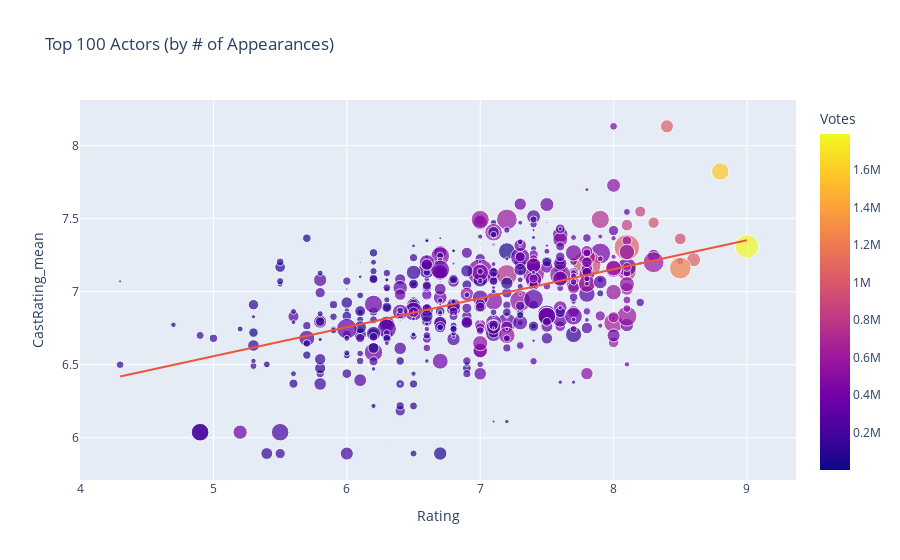

Write notebook code for a chart like this one.
### Code cell
fig = px.scatter(
    data_frame=dfCS,
    x="Rating", y="CastRating_mean",
    size='Revenue', color='Votes',
    # x="Metascore", y="CastMetascore_mean",
    trendline='ols',
    title='Top 100 Actors (by # of Appearances)',
)
olsResults = px.get_trendline_results(fig)
fig.show()
olsResults.px_fit_results.iloc[0].summary2()

### Figure 1 — Plotly figure (JSON) as saved in the notebook; plotly's stock layout.template omitted (floating-point values rounded to 4 significant figures; data arrays with more than 128 entries replaced by an {"elided": "..."} marker saying what was removed)
{"data": [{"hovertemplate": "Rating=%{x}<br>CastRating_mean=%{y}<br>Revenue=%{marker.size}<br>Votes=%{marker.color}<extra></extra>", "legendgroup": "", "marker": {"color": {"elided": "516 int values"}, "coloraxis": "coloraxis", "size": {"elided": "516 float values"}, "sizemode": "area", "sizeref": 1.901, "symbol": "circle"}, "mode": "markers", "name": "", "orientation": "v", "showlegend": false, "type": "scatter", "x": {"elided": "516 float values"}, "xaxis": "x", "y": {"elided": "516 float values"}, "yaxis": "y"}, {"hovertemplate": "<b>OLS trendline</b><br>CastRating_mean = 0.198485 * Rating + 5.56527<br>R<sup>2</sup>=0.218573<br><br>Rating=%{x}<br>CastRating_mean=%{y} <b>(trend)</b><extra></extra>", "legendgroup": "", "marker": {"symbol": "circle"}, "mode": "lines", "name": "", "showlegend": false, "type": "scatter", "x": {"elided": "516 float values"}, "xaxis": "x", "y": {"elided": "516 float values"}, "yaxis": "y"}], "layout": {"coloraxis": {"colorbar": {"title": {"text": "Votes"}}, "colorscale": [[0, "#0d0887"], [0.1111, "#46039f"], [0.2222, "#7201a8"], [0.3333, "#9c179e"], [0.4444, "#bd3786"], [0.5556, "#d8576b"], [0.6667, "#ed7953"], [0.7778, "#fb9f3a"], [0.8889, "#fdca26"], [1, "#f0f921"]]}, "legend": {"itemsizing": "constant", "tracegroupgap": 0}, "title": {"text": "Top 100 Actors (by # of Appearances)"}, "xaxis": {"anchor": "y", "domain": [0, 1], "title": {"text": "Rating"}}, "yaxis": {"anchor": "x", "domain": [0, 1], "title": {"text": "CastRating_mean"}}}}
